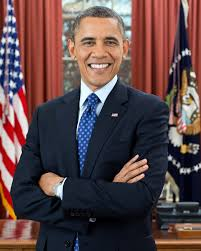
#> input picture 04_cascade/obama_01.jpeg, 201 x 251 px, given in place of the camera
$ python 0_autoplot.py
#> lines starting #> are read from the running program, lines starting #| are printed output that depends on the picture; after the words box and inside, x2 and y2 are one past the last pixel; in counts of white or black regions, pixels touching at a corner belong together
### raspbot/Raspbot_Lib.py
#!/usr/bin/env python3
# coding: utf-8
import smbus
import time,random
import math

PI5Car_I2CADDR = 0x2B
class Raspbot():

    def get_i2c_device(self, address, i2c_bus):
        self._addr = address
        if i2c_bus is None:
            return smbus.SMBus(1)
        else:
            return smbus.SMBus(i2c_bus)

    def __init__(self):
        # Create I2C device.
        self._device = self.get_i2c_device(PI5Car_I2CADDR, 1)

    #写数据
    # [11 lines left out: functions write_u8, write_reg, not called in this run]

    def write_array(self, reg, data):
        try:
            # self._device.write_block_data(self._addr, reg, data)
            self._device.write_i2c_block_data(self._addr, reg, data)
        except:
            print ('write_array I2C error')

   #读数据
    # [30 lines left out: functions read_data_byte, read_data_array, Ctrl_Car, not called in this run]

#控制电机正反(-255~255)
    def Ctrl_Muto(self, motor_id, motor_speed):
        try:

            if(motor_speed>255):
                motor_speed = 255
            if(motor_speed<-255):
                motor_speed = -255
            if(motor_speed < 0 and motor_speed >= -255): #速度如果是负数则后退
                motor_dir = 1
            else:motor_dir = 0
            reg = 0x01
            data = [motor_id, motor_dir, abs(motor_speed)]
            self.write_array(reg, data)
        except:
            print ('Ctrl_Car I2C error')

#控制舵机
    def Ctrl_Servo(self, id, angle):
        try:
            reg = 0x02
            data = [id, angle]
            if angle < 0:
                angle = 0
            elif angle > 180:
                angle = 180
            if(id==2 and angle > 100):angle = 100
            self.write_array(reg, data)
        except:
            print ('Ctrl_Servo I2C error')

#控制灯珠(全部)
    def Ctrl_WQ2812_ALL(self, state, color):
        try:
            reg = 0x03
            data = [state, color]
            if state < 0:
                state = 0
            elif state > 1:
                state = 1
            self.write_array(reg, data)
        except:
            print ('Ctrl_WQ2812 I2C error')

#单独控制灯珠
    # [54 lines left out: functions Ctrl_WQ2812_Alone, Ctrl_WQ2812_brightness_ALL, Ctrl_WQ2812_brightness_Alone, Ctrl_IR_Switch, not called in this run]

#控制蜂鸣器开关
    def Ctrl_BEEP_Switch(self, state):
        try:
            reg = 0x06
            data = [state]
            if state < 0:
                state = 0
            elif state > 1:
                state = 1
            self.write_array(reg, data)
        except:
            print ('Ctrl_BEEP_Switch I2C error')

#控制超声波测距开关
    # [11 lines left out: function Ctrl_Ulatist_Switch, not called in this run]


#控制灯珠特效
class LightShow:

    # [24 lines left out: functions __init__, execute_effect, not called in this run]

    def turn_off_all_lights(self):
        self.bot.Ctrl_WQ2812_ALL(0, 0)

    # [158 lines left out: functions run_river_light, breathing_light, random_running_light, starlight_shimmer, gradient_light, rgb_remix and 2 more, not called in this run]

    def stop(self):
        self.running = False

# test
#car = Raspbot()

#读取巡线传感器地址 ,此值只有1位
# track =car.read_data_array(0x0a,1)
# track = int(track[0])
# x1 = (track>>3)&0x01
# x2 = (track>>2)&0x01
# x3 = (track>>1)&0x01
# x4 = (track)&0x01
# print(track,x1,x2,x3,x4)


# 读取超声传感器地址,此值只有2位
# car.Ctrl_Ulatist_Switch(1)#open
# time.sleep(1)
# diss_H =car.read_data_array(0x1b,1)[0]
# diss_L =car.read_data_array(0x1a,1)[0]
# dis = diss_H<< 8 | diss_L
# print(dis+"mm")
# car.Ctrl_Ulatist_Switch(0)#close

#读取红外遥控的值
# car.Ctrl_IR_Switch(1)
# time.sleep(3)
# data =car.read_data_array(0x0c,1)
# print(data)
# car.Ctrl_IR_Switch(0)


#蜂鸣器测试
# car.Ctrl_BEEP_Switch(1)
# time.sleep(1)
# car.Ctrl_BEEP_Switch(0)
# time.sleep(1)


#电机测试
# car.Ctrl_Car(0,0,150) #L1电机 前进 150速度
# car.Ctrl_Car(1,0,150) #L2电机 前进 150速度
# car.Ctrl_Car(2,0,150) #R1电机 前进 150速度
# car.Ctrl_Car(3,0,150) #R2电机 前进 150速度
# time.sleep(1)
# car.Ctrl_Car(0,1,50) #L1电机 后退 50速度
# time.sleep(1)
# car.Ctrl_Car(0,0,0) #L1电机 停止
# car.Ctrl_Car(1,0,0) #L2电机 停止
# car.Ctrl_Car(2,0,0) #R1电机 停止
# car.Ctrl_Car(3,0,0) #R2电机 停止


#舵机测试
# car.Ctrl_Servo(1,0) #s1 0度
# car.Ctrl_Servo(2,180) #s2 180度
# time.sleep(1)
# car.Ctrl_Servo(1,180) #s1 180度
# car.Ctrl_Servo(2,0) #s2 0度
# time.sleep(1)

#灯条测试
# car.Ctrl_WQ2812_ALL(1,0)#红色
# time.sleep(1)
# car.Ctrl_WQ2812_ALL(1,1)#绿色
# time.sleep(1)
# car.Ctrl_WQ2812_ALL(1,2)#蓝色
# time.sleep(1)
# car.Ctrl_WQ2812_ALL(1,3)#黄色
# time.sleep(1)
# car.Ctrl_WQ2812_ALL(0,0) #关闭

#单个灯测试
# car.Ctrl_WQ2812_Alone(1,1,0)#1号红色
# time.sleep(1)
# car.Ctrl_WQ2812_Alone(2,1,3)#1号黄色
# time.sleep(1)
# car.Ctrl_WQ2812_Alone(1,0,3)#1号关
# time.sleep(1)
# car.Ctrl_WQ2812_Alone(14,1,2)#14号绿色
# time.sleep(1)
# car.Ctrl_WQ2812_ALL(0,0) #关闭

#控制亮度测试 全部
# for i in range(255):
#     car.Ctrl_WQ2812_brightness_ALL(i,0,0)
#     time.sleep(0.01)


### 03_self_driving/0_autoplot.py
#!/usr/bin/env python3
# -*- coding: utf-8 -*-
"""
Raspbot v2 자율주행 코드 (개선 버전 v2.1)
라인 트레이싱 기반 자율주행 시스템

Copyright (C): 2015-2024, Shenzhen Yahboom Tech
Modified: 2025-11-25

═══════════════════════════════════════════════════════════
주요 기능:
═══════════════════════════════════════════════════════════
1. 실시간 비전 처리 (OpenCV 기반)
   - 원근 변환 (Perspective Transform)
   - 가중 그레이스케일 변환
   - 이진화 및 노이즈 제거

2. 히스토그램 기반 방향 결정
   - 6구역 분할 분석
   - 좌우 회전 판단
   - 막다른 길 감지 및 대체 경로 탐색

3. 차량 제어
   - 직진, 좌회전, 우회전 (제자리 회전)
   - 속도 부스트 (직진 시)
   - LED 색상 피드백 (초록=직진, 노랑=회전)

4. 실시간 파라미터 조정
   - OpenCV 트랙바를 통한 실시간 튜닝
   - 서보 각도, 속도, 검출 임계값 등

═══════════════════════════════════════════════════════════
주요 변경사항 (v2.1):
═══════════════════════════════════════════════════════════
1. 실제 카메라 해상도 자동 감지 및 적용
2. 원근 변환 영역 동적 계산 (상단 영역 포함)
3. Y Value 트랙바 범위 확장 (0~200)
4. 한글 주석 및 상세 설명 추가
5. 에러 처리 강화

═══════════════════════════════════════════════════════════
동작 흐름:
═══════════════════════════════════════════════════════════
1. 카메라 프레임 캡처
2. 원근 변환 (ROI 영역 → 정면 뷰)
3. 그레이스케일 변환 (RGB 가중치 적용)
4. 이진화 (흰색 라인 검출)
5. 히스토그램 분석 (좌우 영역 비교)
6. 방향 결정 (직진/좌회전/우회전)
7. 모터 제어 실행
8. 1번으로 반복

═══════════════════════════════════════════════════════════
사용 방법:
═══════════════════════════════════════════════════════════
1. 트랙바 조정:
   - Y Value: ROI 영역의 세로 위치 (높을수록 상단)
   - Detect Value: 이진화 임계값 (환경에 따라 조정)
   - Motor Speed: 속도 조절
   - R/G/B Weight: 색상 가중치 (라인 색상에 맞게)

2. Keyboard shortcuts:
   - ESC: Exit
   - SPACE: Pause
   - 'm': Motor toggle (ON/OFF)
   - 'l': LED toggle
   - 'b': Buzzer test
"""

import sys
import os

# Raspbot 라이브러리 경로 추가
sys.path.append(os.path.join(os.path.dirname(__file__), "..", "lib", "raspbot"))

import cv2
import numpy as np
import random
import time
from Raspbot_Lib import Raspbot

# ============================
# 사용자 설정 영역 (여기를 수정하세요!)
# ============================

# 기본 속도 설정 (-255 ~ 255)
DEFAULT_SPEED_UP = 20  # 기본값: 100 (전진 속도)
DEFAULT_SPEED_DOWN = 10  # 기본값: 55 (회전 시 감속)
SPEED_BOOST = 10  # 직진 시 추가 속도

# 라인 검출 설정
DEFAULT_DETECT_VALUE = 120  # 기본값: 80 (밝은 환경용 - 높게 설정)
DEFAULT_BRIGHTNESS = 0  # 기본값: 0 (카메라 밝기 - 낮게)
DEFAULT_CONTRAST = 0  # 기본값: 40 (카메라 대비 - 중간)

# RGB 가중치 (흰색 라인 검출 최적화 - 밝은 환경용)
DEFAULT_R_WEIGHT = 30  # 기본값: 30 (빨강 가중치 낮춤)
DEFAULT_G_WEIGHT = 40  # 기본값: 40 (초록 중간)
DEFAULT_B_WEIGHT = 60  # 기본값: 60 (파랑 가중치 높임)

# 방향 판단 임계값
DEFAULT_DIRECTION_THRESHOLD = 35000  # 기본값: 35000
DEFAULT_UP_THRESHOLD = 220000  # 기본값: 220000

# 서보 모터 각도
DEFAULT_SERVO_1 = 90  # 좌우 각도 (0~180)
DEFAULT_SERVO_2 = 0  # 상하 각도 (0~110, 기본값 25)

# 디버그 모드
DEBUG_MODE = True  # True: 상세 정보 출력, False: 최소 정보만

# LED 효과 사용
USE_LED_EFFECTS = True  # LED 효과 사용 여부
LED_ON_START = True  # 시작 시 LED 켜기

# 부저 사용
USE_BEEP = True  # 부저 사용 여부
BEEP_ON_START = True  # 시작 시 부저 울리기
BEEP_ON_TURN = False  # 회전 시 부저 울리기

# ============================
# 시스템 초기화
# ============================

print("=" * 50)
print("  🚗 Raspbot v2 Autopilot Initializing...")
print("=" * 50)

# Raspbot 객체 생성
try:
    bot = Raspbot()
    print("✅ Raspbot hardware initialized")
except Exception as e:
    print(f"❌ Raspbot initialization failed: {e}")
    sys.exit(1)

# 카메라 초기화 (07_Camera_Driving.ipynb 방식)
try:
    print("🔍 Initializing USB camera...")

    # 카메라 열기 (Open the camera /dev/video0)
    cap = cv2.VideoCapture(0)

    # 해상도 설정 (Set the image width and height)
    width = 320
    height = 240
    cap.set(cv2.CAP_PROP_FRAME_WIDTH, width)  # 명확한 속성 사용
    cap.set(cv2.CAP_PROP_FRAME_HEIGHT, height)

    # ⚠️ 밝기 조절 (화면이 너무 밝은 경우 - 낮은 값으로 시작)
    cap.set(cv2.CAP_PROP_BRIGHTNESS, 0)  # 밝기: -64 ~ 64 (기본: 0, 낮게 시작)
    cap.set(cv2.CAP_PROP_CONTRAST, 0)  # 대비: -64 ~ 64 (대비 높임)
    cap.set(cv2.CAP_PROP_SATURATION, 0)  # 채도: 0 ~ 100
    cap.set(cv2.CAP_PROP_EXPOSURE, 50)  # 노출: 1.0 ~ 5000 (낮게 설정)

    print(f"📹 Camera settings:")
    print(f"   - Resolution: {width}x{height}")
    print(f"   - Brightness: 0 (for dark environment)")
    print(f"   - Contrast: 40")
    print(f"   - Exposure: 100 (low)")

    # 추가 설정 (필요시 활성화)
    # cap.set(cv2.CAP_PROP_FPS, 30)  # 프레임레이트 설정
    # cap.set(cv2.CAP_PROP_FOURCC, cv2.VideoWriter.fourcc('M', 'J', 'P', 'G'))

    # 카메라 정상 동작 확인 (Reading camera data)
    ret, frame = cap.read()
#> frame is the input picture: shape (251, 201, 3); mean B, G, R 71.6, 70.2, 92.5
    if not ret or frame is None:
        raise Exception("Cannot read frame from camera")

    # 실제 해상도 확인 및 전역 변수 업데이트
    actual_height, actual_width = frame.shape[:2]
    ACTUAL_WIDTH = actual_width
    ACTUAL_HEIGHT = actual_height

    print(f"✅ USB camera initialized")
    print(f"   - Requested: {width}x{height}")
    print(f"   - Actual: {actual_width}x{actual_height}")
#|    - Actual: 201x251

    # 실제 카메라 설정 값 확인
    print(f"   - Actual brightness: {int(cap.get(cv2.CAP_PROP_BRIGHTNESS))}")
    print(f"   - Actual contrast: {int(cap.get(cv2.CAP_PROP_CONTRAST))}")
    print(f"   - Actual exposure: {int(cap.get(cv2.CAP_PROP_EXPOSURE))}")

    if actual_width != width or actual_height != height:
        print(f"⚠️  Warning: Resolution mismatch. Adjusting perspective transform.")
        print(f"   → Adjust 'Y Value' trackbar to set ROI area.")

except Exception as e:
    print(f"\n❌ Camera initialization failed: {e}\n")
    print("=" * 50)
    print("Possible solutions:")
    print("1. Check USB camera connection")
    print("   ls /dev/video*")
    print("\n2. Check permissions")
    print("   sudo usermod -aG video $USER")
    print("   sudo reboot")
    print("\n3. Check if camera is used by another program")
    print("   sudo lsof | grep video")
    print("\n4. Test camera")
    print(
        "   python3 -c \"import cv2; cap=cv2.VideoCapture(0); print('OK' if cap.read()[0] else 'FAIL'); cap.release()\""
    )
    print("=" * 50)
    del bot
    sys.exit(1)

# 초기 하드웨어 설정
if LED_ON_START and USE_LED_EFFECTS:
    bot.Ctrl_WQ2812_ALL(1, 2)  # 파란색 LED 켜기
    print("💡 LED initialized")

if BEEP_ON_START and USE_BEEP:
    bot.Ctrl_BEEP_Switch(1)
    time.sleep(0.2)
    bot.Ctrl_BEEP_Switch(0)
    print("🔊 Buzzer tested")

# 서보 모터 초기 위치
bot.Ctrl_Servo(1, DEFAULT_SERVO_1)
bot.Ctrl_Servo(2, DEFAULT_SERVO_2)
print(f"📷 Servo motors initialized (S1:{DEFAULT_SERVO_1}°, S2:{DEFAULT_SERVO_2}°)")

# 모터 정지 상태로 초기화
for i in range(4):
    bot.Ctrl_Muto(i, 0)
print("🛑 Motors stopped (initial state)")


# ============================
# OpenCV 트랙바 설정
# ============================


def nothing(x):
    """트랙바 콜백 함수"""
    pass


# 전역 변수: 실제 카메라 해상도 저장
ACTUAL_WIDTH = 320
ACTUAL_HEIGHT = 240


# 윈도우 생성 (크기 조절 가능하도록 설정)
cv2.namedWindow("Camera Settings")
cv2.namedWindow("1_Frame", cv2.WINDOW_NORMAL)
cv2.namedWindow("2_frame_transformed", cv2.WINDOW_NORMAL)
cv2.namedWindow("3_gray_frame", cv2.WINDOW_NORMAL)
cv2.namedWindow("4_Processed Frame", cv2.WINDOW_NORMAL)

# 창 크기 설정
cv2.resizeWindow(
    "4_Processed Frame", ACTUAL_WIDTH, ACTUAL_HEIGHT
)  # 2배 확대 (320xACTUAL_HEIGHT → ACTUAL_WIDTHxACTUAL_HEIGHT)
cv2.resizeWindow("1_Frame", ACTUAL_WIDTH, ACTUAL_HEIGHT)  # 원본도 크게
cv2.resizeWindow(
    "2_frame_transformed", ACTUAL_WIDTH, ACTUAL_HEIGHT
)  # 변환된 이미지도 크게
cv2.resizeWindow("3_gray_frame", ACTUAL_WIDTH, ACTUAL_HEIGHT)  # 그레이스케일도 크게

# 서보 모터 트랙바
cv2.createTrackbar("Servo 1 Angle", "Camera Settings", DEFAULT_SERVO_1, 180, nothing)
cv2.createTrackbar(
    "Servo 2 Angle", "Camera Settings", DEFAULT_SERVO_2, 110, nothing
)  # 최대 110

# 이미지 처리 트랙바 (ROI 상단/하단 위치 개별 조절)
# ROI Top Y: 상단 Y 좌표 (0=화면 최상단, 높을수록 아래로)
# 범위: 0~1000 (실제 해상도에 맞게 자동 조정됨)
# 기본값: 0 (화면 최상단부터 시작)
cv2.createTrackbar("ROI Top Y", "Camera Settings", 688, 1000, nothing)
# ROI Bottom Y: 하단 Y 좌표 (0=화면 최상단, 높을수록 아래로)
# 범위: 0~1000 (실제 해상도에 맞게 자동 조정됨)
# 기본값: 800 (1000의 80%, 480 해상도 기준 약 384픽셀)
cv2.createTrackbar("ROI Bottom Y", "Camera Settings", 883, 1000, nothing)
cv2.createTrackbar(
    "Direction Threshold",
    "Camera Settings",
    DEFAULT_DIRECTION_THRESHOLD,
    500000,
    nothing,
)
cv2.createTrackbar(
    "Up Threshold", "Camera Settings", DEFAULT_UP_THRESHOLD, 500000, nothing
)

# 카메라 설정 트랙바
cv2.createTrackbar("Brightness", "Camera Settings", DEFAULT_BRIGHTNESS, 100, nothing)
cv2.createTrackbar("Contrast", "Camera Settings", DEFAULT_CONTRAST, 100, nothing)
cv2.createTrackbar(
    "Detect Value", "Camera Settings", DEFAULT_DETECT_VALUE, 150, nothing
)

# 속도 설정 트랙바
cv2.createTrackbar("Motor Up Speed", "Camera Settings", DEFAULT_SPEED_UP, 255, nothing)
cv2.createTrackbar(
    "Motor Down Speed", "Camera Settings", DEFAULT_SPEED_DOWN, 255, nothing
)

# 색상 가중치 트랙바
cv2.createTrackbar("R_weight", "Camera Settings", DEFAULT_R_WEIGHT, 100, nothing)
cv2.createTrackbar("G_weight", "Camera Settings", DEFAULT_G_WEIGHT, 100, nothing)
cv2.createTrackbar("B_weight", "Camera Settings", DEFAULT_B_WEIGHT, 100, nothing)

cv2.createTrackbar("Saturation", "Camera Settings", 20, 100, nothing)
cv2.createTrackbar("Gain", "Camera Settings", 20, 100, nothing)

print("🎛️  OpenCV trackbars configured")


# ============================
# 이미지 처리 함수
# ============================


def weighted_gray(image, r_weight, g_weight, b_weight):
    """
    가중 그레이스케일 변환

    RGB 채널별 가중치를 적용하여 그레이스케일로 변환합니다.
    흰색 라인 검출을 위해 각 색상의 기여도를 조절할 수 있습니다.

    Args:
        image: BGR 컬러 이미지
        r_weight: 빨강 채널 가중치 (0~100)
        g_weight: 초록 채널 가중치 (0~100)
        b_weight: 파랑 채널 가중치 (0~100)

    Returns:
        그레이스케일 이미지 (단일 채널)

    사용 예시:
        밝은 환경: R↓, G=중간, B↑ (파랑 채널 강조)
        어두운 환경: R↑, G=중간, B↓ (빨강 채널 강조)
    """
    # 가중치를 0~1 범위로 정규화
    r_weight /= 100.0
    g_weight /= 100.0
    b_weight /= 100.0

    # OpenCV는 BGR 순서: image[:,:,0]=B, image[:,:,1]=G, image[:,:,2]=R
    return cv2.addWeighted(
        cv2.addWeighted(image[:, :, 2], r_weight, image[:, :, 1], g_weight, 0),
        1.0,
        image[:, :, 0],
        b_weight,
        0,
    )


def draw_info_on_binary_frame(binary_frame, direction, histogram):
    """
    이진화 프레임에 방향 및 히스토그램 정보 표시 (개선된 버전)

    Args:
        binary_frame: 이진화된 프레임 (0=검정색 도로, 255=테두리/장애물)
        direction: 주행 방향 ("UP", "LEFT", "RIGHT", "BLOCKED")
        histogram: 히스토그램 배열

    Returns:
        정보가 표시된 컬러 프레임
    """
    # Convert binary image to color (for displaying information)
    color_frame = cv2.cvtColor(binary_frame, cv2.COLOR_GRAY2BGR)

    # Histogram analysis (divided into 3 sections)
    length = len(histogram)
    divide = 3  # Divide into 3 equal sections
    section_len = length // divide

    # Calculate left/center/right area sums (equal division)
    left_sum = int(np.sum(histogram[:section_len]))  # 0 ~ 1/3
    center_sum = int(np.sum(histogram[section_len : 2 * section_len]))  # 1/3 ~ 2/3
    right_sum = int(np.sum(histogram[2 * section_len :]))  # 2/3 ~ 3/3

    # Total sum
    total = left_sum + center_sum + right_sum

    # Calculate percentages
    if total > 0:
        left_pct = (left_sum / total) * 100
        center_pct = (center_sum / total) * 100
        right_pct = (right_sum / total) * 100
    else:
        left_pct = center_pct = right_pct = 0.0

    # Status panel background (compact and simple)
    panel_height = 60
    overlay = color_frame.copy()
    cv2.rectangle(overlay, (0, 0), (color_frame.shape[1], panel_height), (0, 0, 0), -1)
    cv2.addWeighted(overlay, 0.75, color_frame, 0.25, 0, color_frame)

    # Text settings
    font = cv2.FONT_HERSHEY_SIMPLEX
    w = color_frame.shape[1]

    # Direction display (English)
    direction_map = {
        "UP": "FWD",
        "LEFT": "LEFT",
        "RIGHT": "RIGHT",
        "BLOCKED": "BLOCK",
        "STOP": "STOP",
    }
    direction_text = direction_map.get(direction, direction)

    # Direction colors
    direction_color = {
        "UP": (0, 255, 0),  # Green
        "LEFT": (0, 255, 255),  # Yellow
        "RIGHT": (0, 255, 255),  # Yellow
        "BLOCKED": (0, 0, 255),  # Red
        "STOP": (128, 128, 128),  # Gray
    }.get(direction, (255, 255, 255))

    # Simple one-line display
    # Direction (굵게)
    cv2.putText(
        color_frame, f"Dir:{direction_text}", (10, 25), font, 0.5, direction_color, 2
    )

    # LEFT (굵게)
    left_color = (100, 100, 255) if left_pct > 30 else (255, 255, 255)
    left_thickness = 2 if left_pct > 30 else 2
    cv2.putText(
        color_frame,
        f"L:{left_pct:.0f}%",
        (10, 45),
        font,
        0.5,
        left_color,
        left_thickness,
    )

    # CENTER (굵게)
    center_color = (100, 255, 100) if center_pct > 40 else (255, 255, 255)
    cv2.putText(
        color_frame,
        f"C:{center_pct:.0f}%",
        (w // 2 - 25, 45),
        font,
        0.5,
        center_color,
        2,
    )

    # RIGHT (굵게)
    right_color = (100, 100, 255) if right_pct > 30 else (255, 255, 255)
    right_thickness = 2 if right_pct > 30 else 2
    cv2.putText(
        color_frame,
        f"R:{right_pct:.0f}%",
        (w - 70, 45),
        font,
        0.5,
        right_color,
        right_thickness,
    )

    # Yellow dividing lines (2 lines for 3 equal sections)
    h = color_frame.shape[0]
    line_start_y = panel_height

    # Left boundary (1/3)
    cv2.line(
        color_frame, (section_len, line_start_y), (section_len, h), (0, 255, 255), 2
    )
    # Right boundary (2/3)
    cv2.line(
        color_frame,
        (2 * section_len, line_start_y),
        (2 * section_len, h),
        (0, 255, 255),
        2,
    )

    return color_frame


# [102 lines left out: function draw_info_on_frame, not called in this run]


def process_frame(
    frame, detect_value, r_weight, g_weight, b_weight, roi_top_y, roi_bottom_y
):
    """
    프레임 처리 및 엣지 검출

    단계:
    1. 원근 변환 영역 정의 (실제 해상도 기반)
    2. 원본 프레임에 ROI 사각형 표시
    3. 원근 변환 적용
    4. 그레이스케일 변환 (RGB 가중치 적용)
    5. 이진화 및 노이즈 제거

    Args:
        frame: 입력 프레임 (BGR)
        detect_value: 이진화 임계값
        r_weight, g_weight, b_weight: RGB 가중치
        roi_top_y: ROI 상단 Y 좌표 (0=화면 최상단)
        roi_bottom_y: ROI 하단 Y 좌표 (0=화면 최상단)
    """
#> called with detect_value = 120, r_weight = 30, g_weight = 40, b_weight = 60, roi_top_y = 688, roi_bottom_y = 883
    # 실제 해상도 가져오기
    actual_h, actual_w = frame.shape[:2]

    # ROI 좌표를 실제 해상도에 맞게 조정
    # 트랙바 범위는 0~1000이지만, 실제 해상도에 맞게 스케일링
    # 예: 트랙바 값 500, 실제 높이 480 → 500 * 480 / 1000 = 240
    top_y = int(roi_top_y * actual_h / 1000)
    bottom_y = int(roi_bottom_y * actual_h / 1000)

    # 값이 실제 해상도 범위를 벗어나지 않도록 제한
    top_y = max(0, min(top_y, actual_h - 1))
    bottom_y = max(0, min(bottom_y, actual_h - 1))

    # 상단이 하단보다 아래에 있으면 교정 (최소 50픽셀 높이 보장)
    if top_y >= bottom_y:
        top_y = max(0, bottom_y - 50)

    margin = 10  # 좌우 여백

    # ROI 영역: [좌하, 우하, 우상, 좌상] 순서
    pts_src = np.float32(
        [
            [margin, bottom_y],  # 좌하
            [actual_w - margin, bottom_y],  # 우하
            [actual_w - margin, top_y],  # 우상
            [margin, top_y],  # 좌상
        ]
    )

    # 목표 해상도 (고정: 320x240)
    target_w, target_h = 320, 240
    pts_dst = np.float32([[0, target_h], [target_w, target_h], [target_w, 0], [0, 0]])

    # 원본 프레임에 ROI 사각형 그리기 (녹색)
    pts = pts_src.reshape((-1, 1, 2)).astype(np.int32)
    frame_with_rect = cv2.polylines(
        frame.copy(), [pts], isClosed=True, color=(0, 255, 0), thickness=2
    )
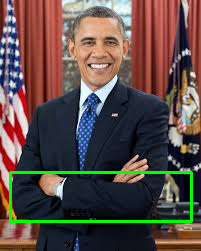
#> frame_with_rect: shape (251, 201, 3); mean B, G, R 70.3, 75.9, 90.9

    # 해상도 및 ROI 정보 표시 (크고 굵게)
    font = cv2.FONT_HERSHEY_SIMPLEX
    font_scale = 0.8  # 크기 증가
    thickness = 2  # 굵기 증가
    color = (0, 255, 255)  # 노란색

    cv2.putText(
        frame_with_rect,
        f"Resolution: {actual_w}x{actual_h}",
        (10, 25),
        font,
        font_scale,
        color,
        thickness,
    )
    cv2.putText(
        frame_with_rect,
        f"ROI Top: {top_y} / Bottom: {bottom_y}",
        (10, 55),
        font,
        font_scale,
        color,
        thickness,
    )
    cv2.putText(
        frame_with_rect,
        f"ROI Height: {bottom_y - top_y}px",
        (10, 85),
        font,
        font_scale,
        color,
        thickness,
    )
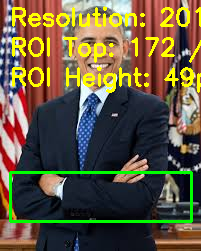
#> frame_with_rect: shape (251, 201, 3); mean B, G, R 63.6, 87.5, 99
    cv2.imshow("1_Frame", frame_with_rect)

    # 원근 변환 적용
    mat_affine = cv2.getPerspectiveTransform(pts_src, pts_dst)
    frame_transformed = cv2.warpPerspective(frame, mat_affine, (target_w, target_h))
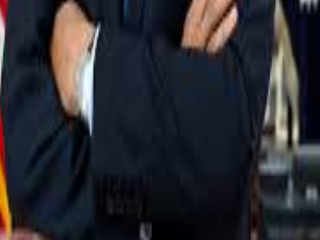
#> frame_transformed: shape (240, 320, 3); mean B, G, R 48.8, 42.7, 42.8
    cv2.imshow("2_frame_transformed", frame_transformed)

    # 그레이스케일 변환
    gray_frame = weighted_gray(frame_transformed, r_weight, g_weight, b_weight)
#> in weighted_gray, `return cv2.addWeighted( cv2.addWeighted(image[:, :, 2], r_weight, imag..`:
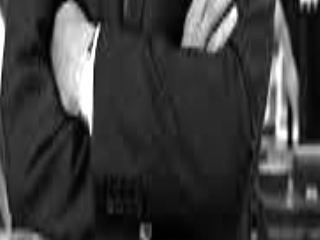
#> returned value: shape (240, 320); min 1, max 255, mean 58.8
    cv2.imshow("3_gray_frame", gray_frame)

    # 이진화 (검정색=0, 나머지=1)
    # detect_value보다 낮으면 0(검정색 도로), 높으면 255(테두리/장애물)
    _, binary_frame = cv2.threshold(gray_frame, detect_value, 255, cv2.THRESH_BINARY)
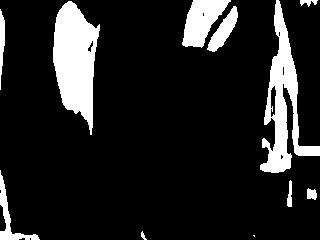
#> binary_frame: shape (240, 320); 13.5% white; 11 white regions (1 under 20 px), largest, box (x1, y1, x2, y2) and area: (53, 1, 100, 135) 3942, (260, 0, 320, 173) 3437, (182, 0, 231, 48) 1338

    # 노이즈 제거 (모폴로지 연산)
    kernel = np.ones((5, 5), np.uint8)
    binary_frame = cv2.morphologyEx(binary_frame, cv2.MORPH_CLOSE, kernel)
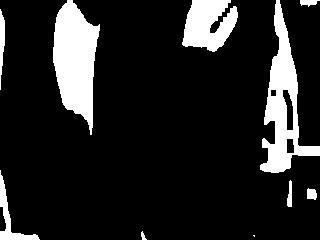
#> binary_frame: shape (240, 320); 14.1% white; 10 white regions (1 under 20 px), largest, box (x1, y1, x2, y2) and area: (53, 0, 100, 135) 3986, (260, 0, 320, 173) 3629, (182, 0, 238, 52) 2025
    binary_frame = cv2.morphologyEx(binary_frame, cv2.MORPH_OPEN, kernel)
#> binary_frame: shape (240, 320); 13.7% white; 8 white regions, largest, box (x1, y1, x2, y2) and area: (53, 0, 100, 125) 3955, (260, 4, 320, 173) 3544, (183, 0, 238, 51) 2008

    # 히스토그램 계산 (반환용)
    # 각 열의 흰색(테두리/장애물) 픽셀 수를 합산
    histogram = np.sum(binary_frame, axis=0)
#> histogram = 320 values, max 42840 at index 279, min 0 at index 39, mean 8377.5
#> (the rest of the program and of its run is left out)
